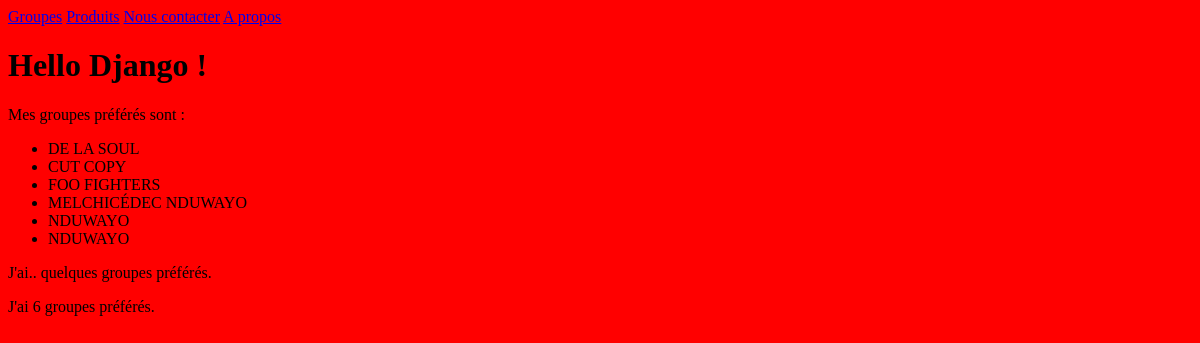
The page /hello/ on the database as committed earlier.
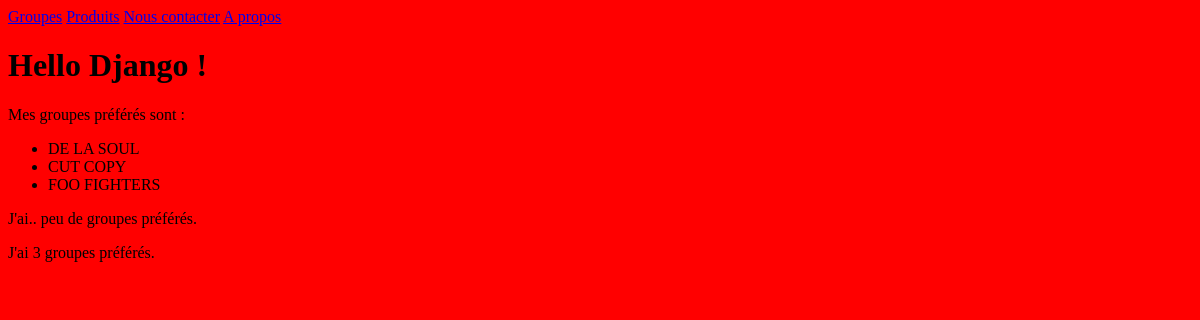
The same page on the database as committed later.
### listings/models.py (models this page shows, shortened)
class Band(models.Model):
    class Genre(models.TextChoices):
        HIP_HOP = 'HH'
        SYNTH_POP = 'SP'
        ALTERNATIVE_ROCK = 'AR'
    name = models.fields.CharField(max_length=100)
    genre = models.fields.CharField(max_length=5, choices=Genre.choices)
    biography = models.fields.CharField(max_length=1000)
    year_formed = models.fields.IntegerField(
        validators=[MinValueValidator(1900),
                    MaxValueValidator(2021)])
    active = models.fields.BooleanField(default=True)
    official_homepage = models.fields.URLField(null=True, blank=True)

### listings/views.py (the view)
# urls.py: path('hello/', views.hello),
def hello(request):
    bands = Band.objects.all()
    return render(request, 'listings/hello.html', {'bands': bands})

### listings/templates/listings/hello.html
{% extends 'listings/base.html' %}
{% block content %}
    <h1>Hello Django !</h1>
    <p>Mes groupes préférés sont :</p>
    <ul>
      {% for band in bands %}
      <li>{{ band.name | upper }}</li>
      {% endfor %}
    </ul>
    <p>
      J'ai.. {% if bands|length < 5 %} peu de {% elif bands|length < 10 %}
      quelques {% else %} beaucoup de {% endif %} groupes préférés.
    </p>
    <p>J'ai {{ bands|length }} groupes préférés.</p>
{% endblock %}

### listings/templates/listings/base.html (shortened to what this page needs)
{% load static %}
<html>
  <head>
    <link rel="stylesheet" href="{% static 'listings/styles.css' %}" />
  </head>
  <body>
    <nav>
      <a href="{% url 'band-list' %}">Groupes</a>
      <a href="{% url 'listing-list' %}">Produits</a>
      <a href="{% url 'contact' %}">Nous contacter</a>
      <a href="{% url 'about-us' %}">A propos</a>
    </nav>
    {% block content %}{% endblock %}
  </body>
</html>

### listings/static/listings/styles.css (style rules this page uses)
* { background: red }

Rows that differ between the two databases and show on the page:
removed Band: name "MELCHICÉDEC NDUWAYO"
removed Band: name "NDUWAYO"
removed Band: name "NDUWAYO"
Other text that changed with them:
{{ bands|length }}: "6" → "3"
text no longer shown: "quelques"
text now shown: "peu de"
